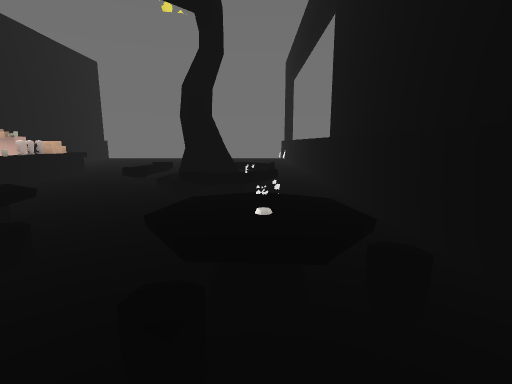
view 1 (above)

20 first-person views from a walk through a level from a Godot 3-D game. The camera is 1.4 m above the floor, tilts 10° down and sees 85° across. The floor is counted in squares, 1 m on a side. Each view is taken from the middle of a square. On the plan, view 1 faces up. The plan holds only what a view shows up to about 14 squares ahead; the rest is blank. The place goes on beyond the plan. Characters and animated objects are left out. Some surface patterns are stand-ins.

view 2
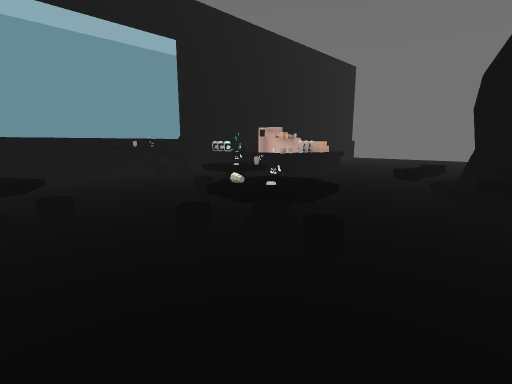

view 3
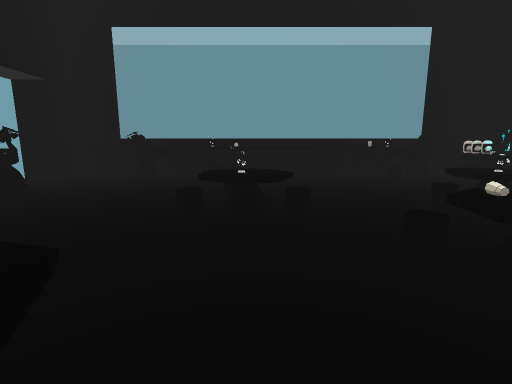

view 4
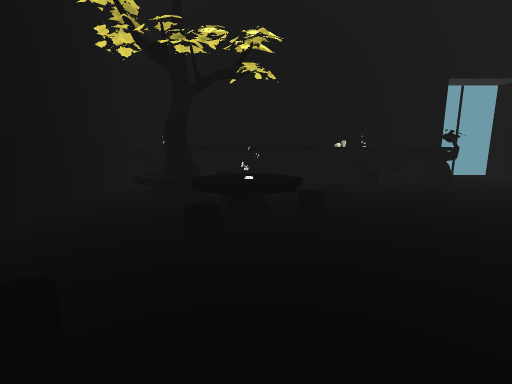

view 5
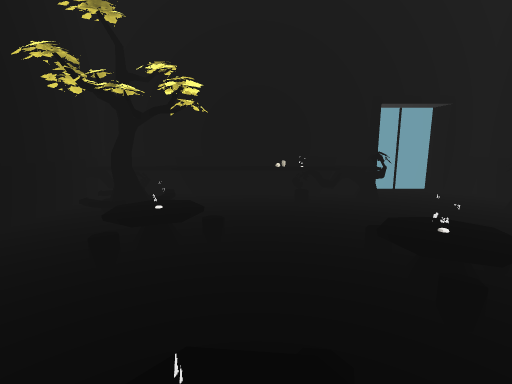

view 6
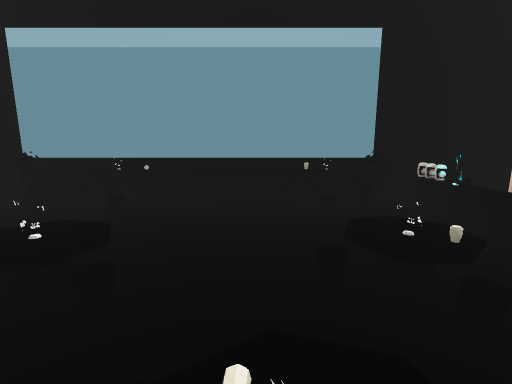

view 7
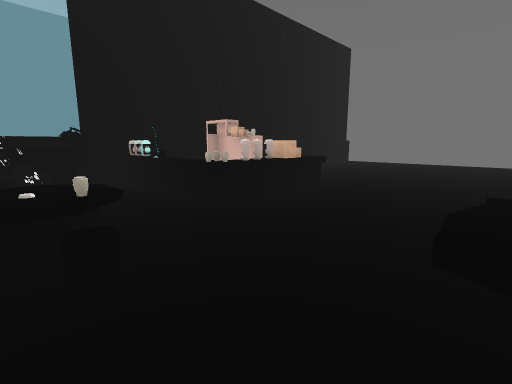

view 8
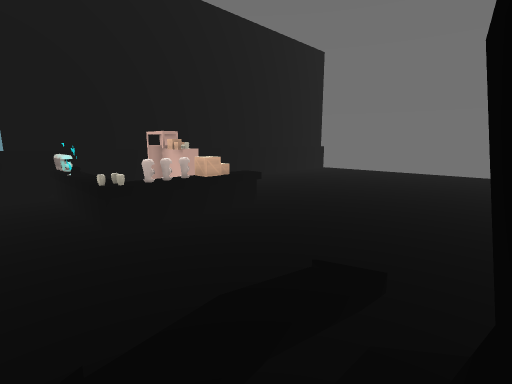

view 9
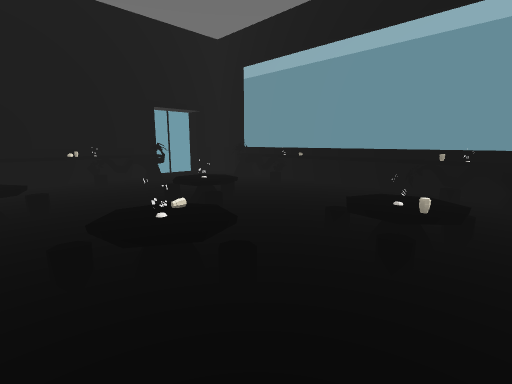

view 10
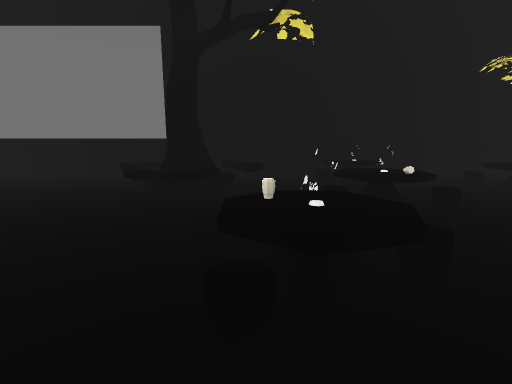

view 11
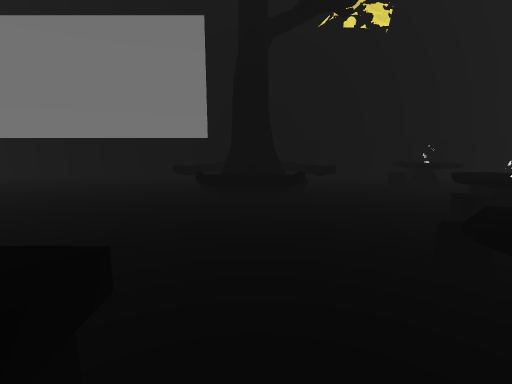

view 12
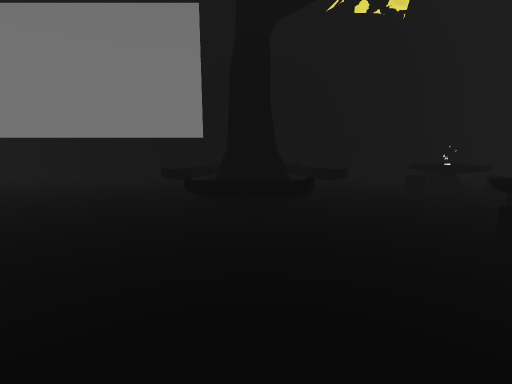

view 13
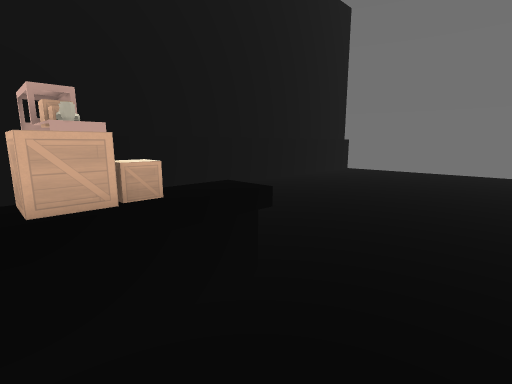

view 14
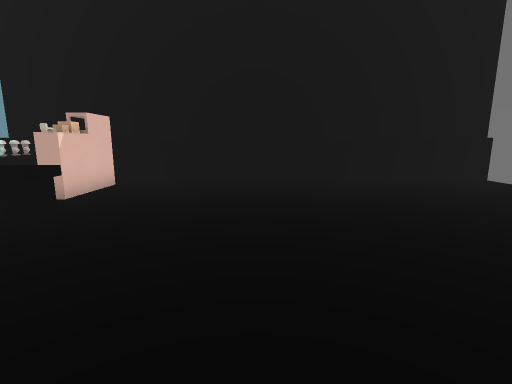

view 15
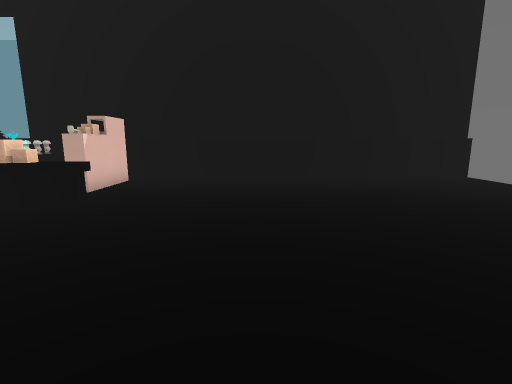

view 16
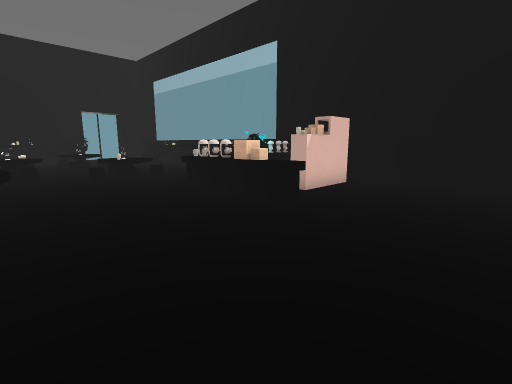

view 17
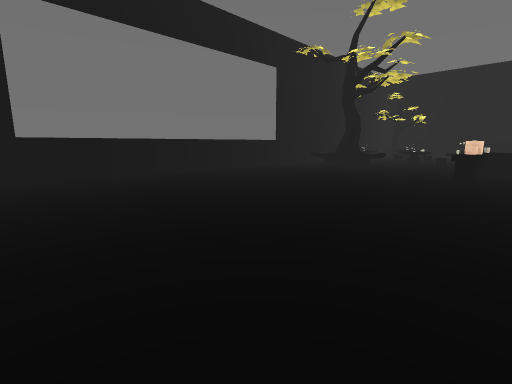

view 18
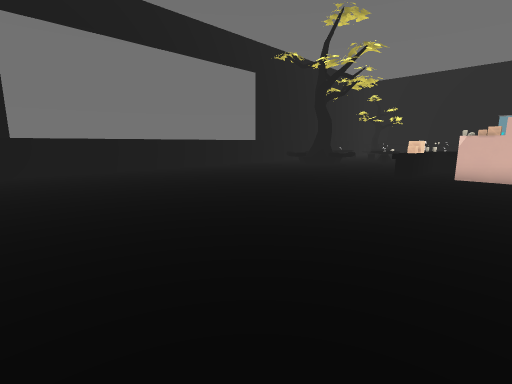

view 19
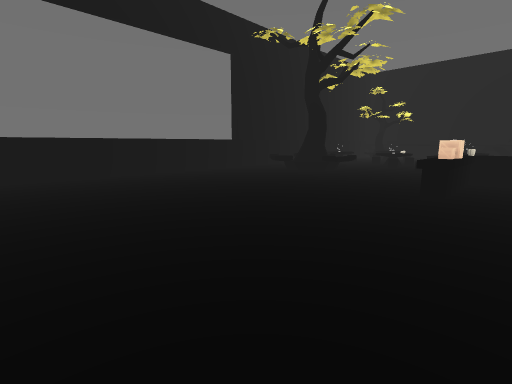

view 20
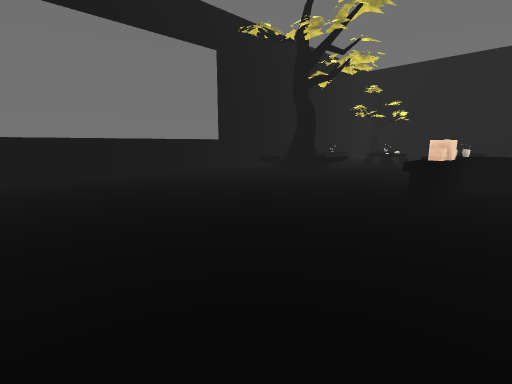

### Floor plan
Key: @ floor where view 1 was taken; # wall or solid block; x gap in a wall; . floor; / step, stairs or slope; = window, fence, low wall or low ledge; ^ raised ledge; B box; T tree; A table; O other object.
Columns run from 14 left of view 1 to 3 right of it. Each row starts with its distance up from view 1.
 26 #
 25 #...............
 24 #................#
 23 #................#
 22 #................#
 21 #................#
 20 #................#
 19 #................#
 18 #................#
 17 #................#
 16 #................#
 15 #................#
 14 #................#
 13 #.....^..........#
 12 #.#BO.B..........#
 11 #   ..OB.........#
 10 #   ..O......TT..#
  9 ##OO^^^....TTTT..#
  8 #..........TTTO..#
  7 #x=........T/TT..#
  6 # ....OA.....T...#
  5 # ....OO.........#
  4 #^......../A.....#
  3 #^........O/..A..#
  2 #^......../...O  #
  1 #^.....A.........#
  0 #^....AAA.....@..#
 -1 #O.....A....AO...#
 -2 # .........OOA...#
 -3 #^...............#
 -4 #^............TT.#
 -5 #x=..........OTT.#
 -6 #.....=.......T..#
 -7 #....^^^ O^^^^^ ^^
 -8 ###..#############
 -9   ####

Positions as (right, up) in squares from view 1, and headings:
1: (0, 0), facing up
2: (-1, 0), facing up-left
3: (-1, 0), facing left
4: (-2, 3), facing down
5: (-4, 4), facing down
6: (-3, 3), facing left
7: (-3, 5), facing up-left
8: (-2, 7), facing up-left
9: (-2, 7), facing down-left
10: (-10, 6), facing right
11: (-9, 8), facing right
12: (-8, 8), facing right
13: (-6, 11), facing up-left
14: (-3, 17), facing left
15: (-2, 17), facing left
16: (-3, 17), facing down-left
17: (-10, 25), facing down-right
18: (-12, 25), facing down-right
19: (-10, 21), facing down-right
20: (-10, 20), facing down-right
